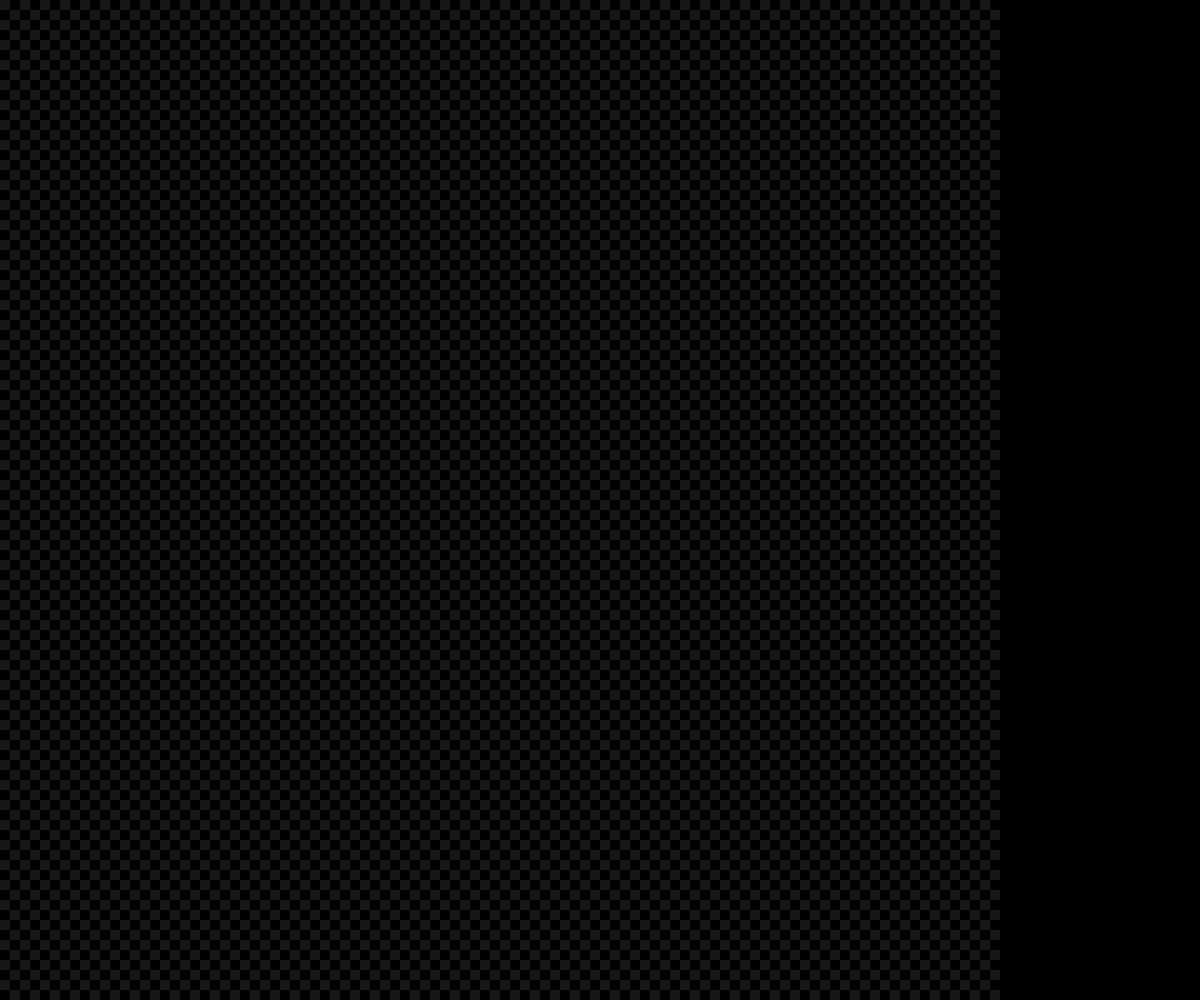
Frame 1 (no input)
Frame 60 (no input): identical to frame 1, image omitted
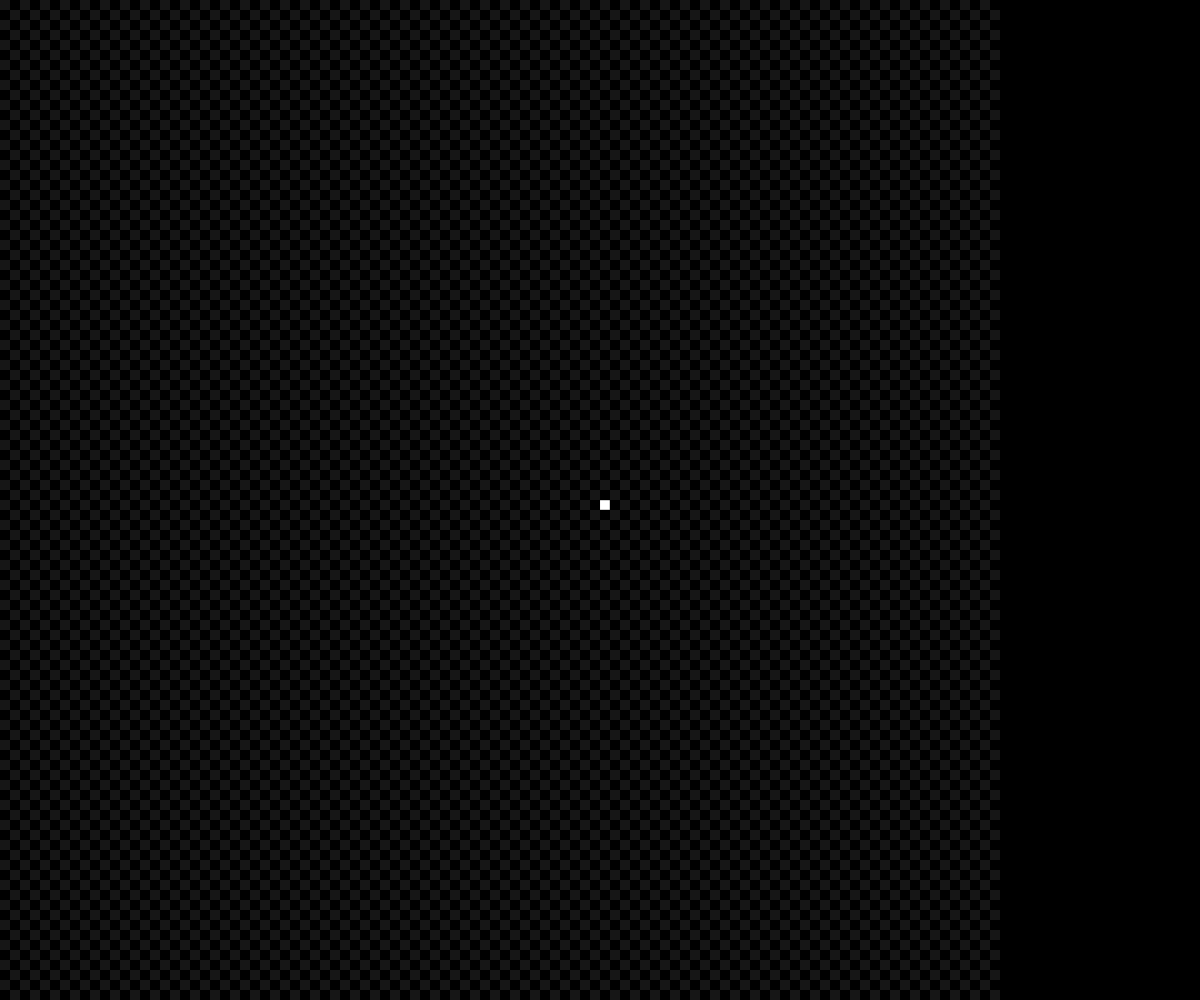
Frame 120 (the mouse pressed at the canvas centre since frame 60)

The p5.js sketch that drew these frames (run headless with seeded random() and noise() and a simulated clock; from frame 60 on, the mouse is pressed at the canvas centre):

// p5.js sketch
// ── sketch.js
let unit;


let gol;
let vis;

function setup() {
	createCanvas(windowWidth, windowHeight);

	gol = new GameOfLife();
	vis = new Visualisation();


	windowResized();

}

function draw() {
	background(0);

	vis.draw();

	gol.newGeneration();
}

function windowResized() {
	resizeCanvas(windowWidth, windowHeight);

	unit = width / 100;
}

function mouseWheel(event) {
	let divisor = 150 * ((keyIsDown(SHIFT)) ? 10 : 1);
	if (event.delta > 0) {
		vis.zoom(zoom = 1 / (1 + event.delta / divisor));
	} else {
		vis.zoom(zoom = (1 + -event.delta / divisor));
	}
}

function mousePressed() {
	if (mouseButton == CENTER) {
		vis.drag(true, keyIsDown(SHIFT));
	} else if (mouseButton == LEFT) {
		gol.mousePressed();
	}
}

function mouseReleased() {
	if (mouseButton == CENTER) {
		vis.drag(false);
	}
}

function keyPressed() {
	if (key == ' ') {
		gol.paused = !gol.paused;
	}
}
// ── gameoflife.js
class GameOfLife {
	constructor() {
		this.gridWidth = 100;
		this.gridHeight = 100;
		this.grid = Array(this.gridHeight).fill(0).map(x => Array(this.gridWidth).fill(false));

		this.prevClm;
		this.prevRow;

		this.generationDelay = 250;
		this.prevGeneration = millis();
		this.paused = true;
	}

	mousePressed() {
		let cellX = int(map(mouseX, vis.minX, vis.maxX, 0, this.gridWidth));
		let cellY = int(map(mouseY, vis.minY, vis.maxY, 0, this.gridHeight));

		if (cellX >= 0 && cellX < this.gridWidth && cellY >= 0 && cellY < this.gridHeight) {
			this.grid[cellY][cellX] = !this.grid[cellY][cellX];
		}
	}

	newGeneration() {
		if (millis() - this.prevGeneration >= this.generationDelay && !this.paused) {
			this.prevGeneration = millis();

			let oldGrid = [];


			
			for (let row = 0; row < this.gridHeight; row++) {
				oldGrid.push(Array(this.gridWidth));
				//oldGrid[row] = Array(this.gridWidth);
				for (let clm = 0; clm < this.gridWidth; clm++) {
					oldGrid[row][clm] = this.grid[row][clm];
				}
			}
			



			let neighborCoordinates = [
				{ x: 1, y: 0 },
				{ x: 1, y: 1 },
				{ x: 0, y: 1 },
				{ x: -1, y: 1 },
				{ x: -1, y: 0 },
				{ x: -1, y: -1 },
				{ x: 0, y: -1 },
				{ x: 1, y: -1 },
			];

			for (let row = 0; row < this.gridHeight; row++) {
				for (let clm = 0; clm < this.gridWidth; clm++) {

					let neighbors = 0;

					for (let i in neighborCoordinates) {
						let nbrX = clm + neighborCoordinates[i].x;  // nbr short for neighbor
						let nbrY = row + neighborCoordinates[i].y;

						if (nbrX >= 0 && nbrX < this.gridWidth && nbrY >= 0 && nbrY < this.gridHeight) {
							if (oldGrid[nbrY][nbrX]) {
								neighbors++;
							}
						}

					}

					if (oldGrid[row][clm]) {
						if (neighbors < 2) {
							this.grid[row][clm] = false;
						} else if (neighbors > 3) {
							this.grid[row][clm] = false;
						}
					} else {
						if (neighbors == 3) {
							this.grid[row][clm] = true;
						}
					}
				}
			}
		}
	}
}
// ── visualisation.js
class Visualisation {

	constructor() {
		this.minX = 0;
		this.maxX = height * gol.gridWidth / gol.gridHeight;  // intended
		this.minY = 0;
		this.maxY = height;
		this.zoomNum = 1;

		this.dragging = false;
		this.dragDivisor = 1;
	}

	draw() {

		if (this.dragging) {
			this.minX += movedX / this.dragDivisor;
			this.maxX += movedX / this.dragDivisor;
			this.minY += movedY / this.dragDivisor;
			this.maxY += movedY / this.dragDivisor;
		}

		for (let row = 0; row < gol.gridHeight; row++) {
			for (let clm = 0; clm < gol.gridWidth; clm++) {
				if (gol.grid[row][clm]) {
					fill(0xff);
					strokeWeight(this.zoomNum * unit / 32);
					stroke(0x00);
				} else if ((row + clm) % 2 == 0) {
					fill(0x16);
					noStroke();
				} else {
					noFill();
					noStroke();
				}

				rect(
					map(clm, 0, gol.gridWidth, this.minX, this.maxX),
					map(row, 0, gol.gridHeight, this.minY, this.maxY),
					(this.maxX - this.minX) / gol.gridWidth,
					(this.maxY - this.minY) / gol.gridHeight);
			}
		}
	}

	zoom(zoom) {
		let zoomFactor = zoom;
		this.zoomNum *= zoomFactor;


		this.minX = mouseX - (mouseX - this.minX) * zoomFactor;
		this.maxX = mouseX + (this.maxX - mouseX) * zoomFactor;

		this.minY = mouseY - (mouseY - this.minY) * zoomFactor;
		this.maxY = mouseY + (this.maxY - mouseY) * zoomFactor;


		/*
		this.minX = mouseX - zoomNum*width;
		this.maxX = 
		*/
	}

	drag(bYes, shiftIsDown) {
		if (bYes) {
			this.dragging = true;
			this.dragDivisor = (shiftIsDown ? 5 : 1);
			/*
			this.dragStartMinX = this.minX;
			this.dragStartMaxX = this.maxX;
			this.dragStartMinY = this.minY;
			this.dragStartMaxY = this.maxY;
			*/
		} else {
			this.dragging = false;
		}
	}
}
